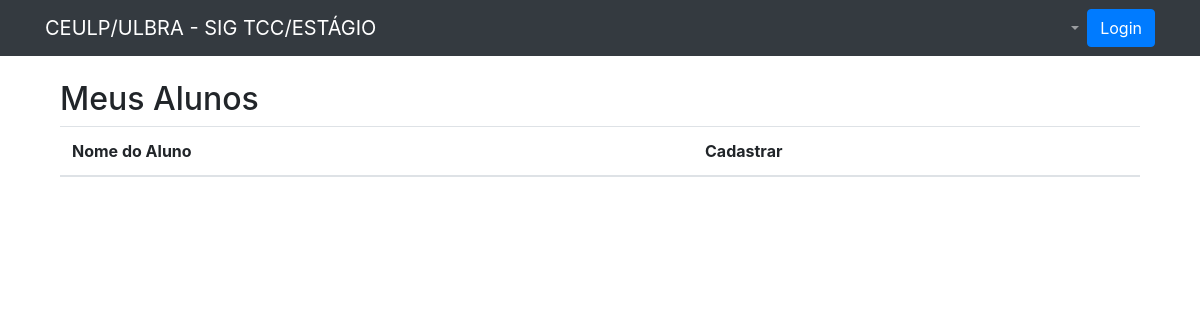
The page /orientador/meusAlunos/ on the database as committed earlier.
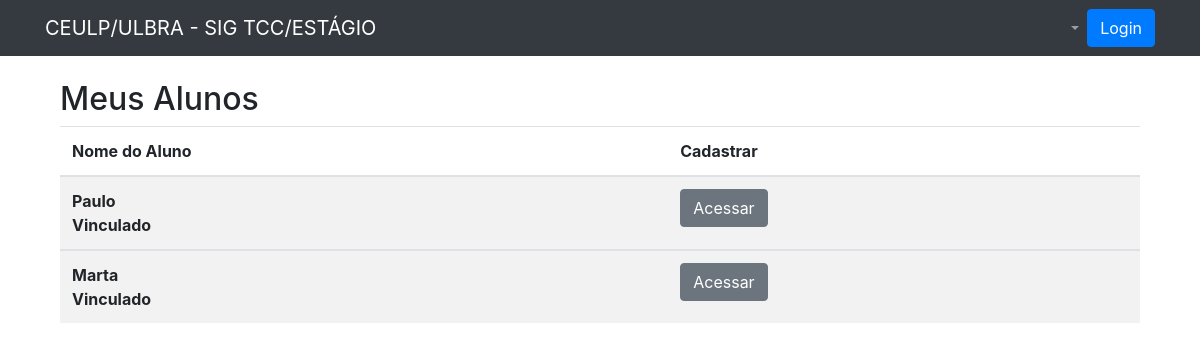
The same page on the database as committed later.
### disciplina/models.py (models this page shows, shortened)
class OrientadorAcademico(models.Model):
    class Meta:
        verbose_name= 'OrientadorAcademico'
        verbose_name_plural ='OrientadorAcademico'
    status = models.CharField(null=True, max_length=200)
    professor = models.ForeignKey(Professor,  on_delete=models.SET_NULL, null=True)
    aluno = models.OneToOneField(Aluno, on_delete=models.SET_NULL, null=True, blank=True)

class Aluno(models.Model):
    class Meta:
        verbose_name = 'Aluno'
        verbose_name_plural = 'Alunos'
    aluno = models.OneToOneField(Pessoa, on_delete=models.SET_NULL, null=True)
    cgu = models.IntegerField(max_length=32, null=True, blank=True)

class Pessoa(models.Model):
    class Meta:
        verbose_name = 'Pessoa'
        verbose_name_plural = 'Pessoas'
    nome = models.CharField(max_length=255)
    data_de_nascimento = models.DateField(null=True, blank=True)
    rg = models.CharField(max_length=32, blank=True, null=True, verbose_name='RG')
    cpf = models.CharField(max_length=14, null=True, blank=True, verbose_name='CPF')
    endereco = models.CharField(max_length=255, null=True, blank=True, verbose_name='Endereço')
    cidade = models.CharField(max_length=128, null=True, blank=True)
    cep = models.CharField(max_length=10, null=True, blank=True, verbose_name='CEP')
    bairro = models.CharField(max_length=128, null=True, blank=True)
    email = models.EmailField(null=True, blank=True, verbose_name='E-mail')
    telefone_residencial = models.CharField(max_length=32, null=True, blank=True)
    telefone_celular = models.CharField(max_length=32, null=True, blank=True)

### orientador/views.py (the view)
# urls.py: path('meusAlunos/', retornaOrientadorAluno, name="retornaOrientadorAcademico"),
def retornaOrientadorAluno (request):
    relacoes = OrientadorAcademico.objects.all()
    return render(request, 'vw_alunosOrientador.html', {'relacoes': relacoes})

### templates/vw_alunosOrientador.html (shortened to what this page needs)
{% extends "base.html" %}  {% block main %}
<main role="main">
    <div class="container">
        <div class="featurette-divider" />
        <div class="row featurette">
            <div class="col-md-12">
                <h2>Meus Alunos</h2>
            </div>
            <div class="col-md-12">
                <table id="alunos-list" class="table table-striped">
                <thead>
                    <tr>
                        <th>Nome do Aluno</th>
                        <th>Cadastrar</th>
                    </tr>
                </thead>
                {% for relacao in relacoes %}
                <tbody>
                    {% if relacao.status == 'Vinculado' %}
                    <tr>
                        <td>
                            <strong>{{ relacao.aluno.aluno.nome }}</strong><br>
                             <strong>{{ relacao.status }}</strong><br>
                        </td>
                        <td>
                            <a href="{% url 'addProjeto' relacao.id %}" class="btn btn-secondary">Acessar</a>
                        </td>
                    </tr>
                {% endif %}
                </tbody>
                {% endfor %}
                </table>
            </div>
        </div>
    </div>
</main>
{% endblock main%}

Rows that differ between the two databases and show on the page:
added OrientadorAcademico: aluno.aluno.nome "Paulo", status "Vinculado"
added OrientadorAcademico: aluno.aluno.nome "Marta", status "Vinculado"
